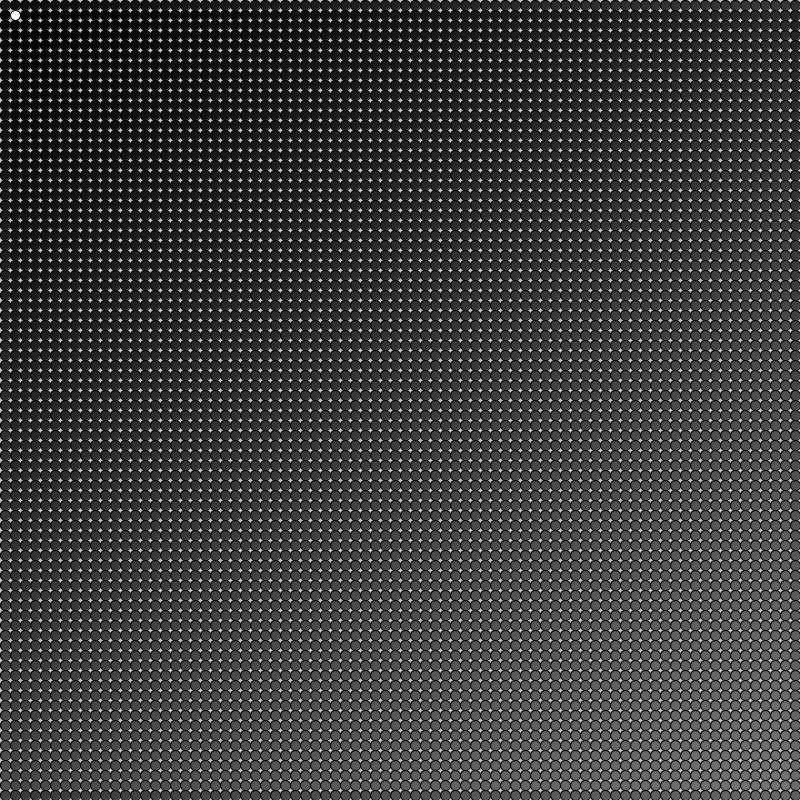
Frame 1 (no input)
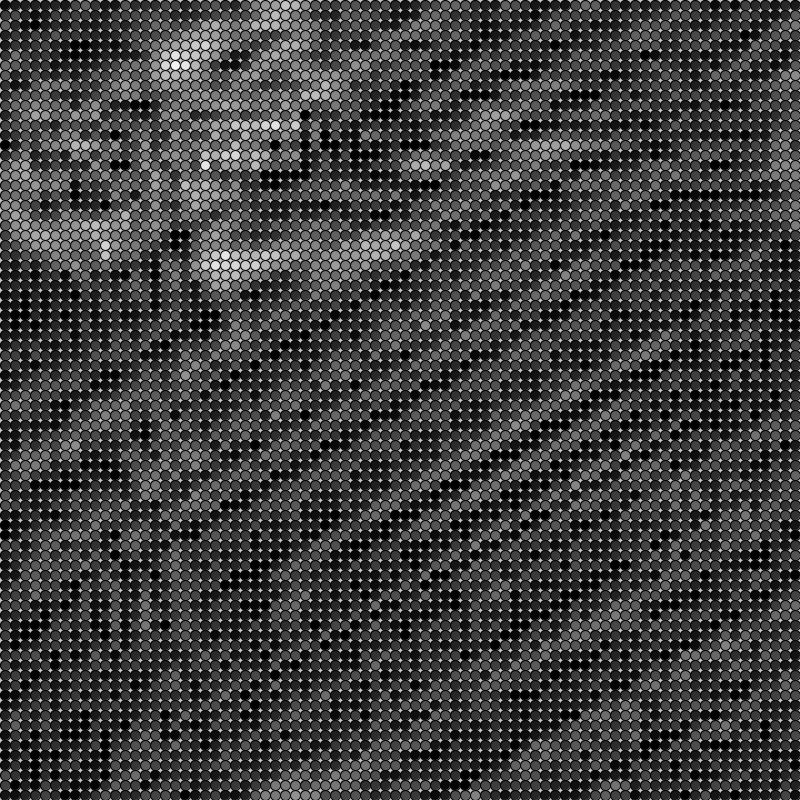
Frame 60 (the mouse pressed at the canvas centre just before this capture)
Frame 120 (the mouse held since frame 60 and released just before this capture): identical to frame 60, image omitted

The Processing sketch that drew these frames (run headless with seeded random() and noise(); from frame 60 on, the mouse is pressed at the canvas centre):

// Processing sketch: generativeart_27
// ── generativeart_27.pde
Cell[][] cellArray;
int cellSize = 10;
int numx, numy;

void setup() {
  size(800, 800);
  numx = floor(width/cellSize);
  numy = floor(height/cellSize);
  restart();
}

void restart() {
  cellArray = new Cell[numx][numy];
  for (int x = 0; x < numx; x++) {
    for (int y = 0; y < numy; y++) {
      Cell newCell = new Cell(x, y);
      cellArray[x][y] = newCell;
    }
  }

  for (int x = 0; x < numx; x++) {
    for (int y = 0; y < numy; y++) {
      int above = y - 1;
      int below = y + 1;
      int left = x - 1;
      int right = x + 1;

      if (above < 0)  above = numy - 1;
      if (below == numy) below = 0;
      if (left < 0) left = numx - 1;
      if (right == numx) right = 0;

      cellArray[x][y].addNeighbour(cellArray[left][above]);
      cellArray[x][y].addNeighbour(cellArray[left][y]);
      cellArray[x][y].addNeighbour(cellArray[left][below]);
      cellArray[x][y].addNeighbour(cellArray[x][below]);
      cellArray[x][y].addNeighbour(cellArray[right][below]);
      cellArray[x][y].addNeighbour(cellArray[right][y]);
      cellArray[x][y].addNeighbour(cellArray[right][above]);
      cellArray[x][y].addNeighbour(cellArray[x][above]);
    }
  }
}

void draw() {
  background(200);

  for (int x = 0; x < numx; x++) {
    for (int y = 0; y < numy; y++) {
      cellArray[x][y].calcNextState();
    }
  }

  translate(cellSize/2, cellSize/2);

  for (int x = 0; x < numx; x++) {
    for (int y = 0; y < numy; y++) {
      cellArray[x][y].drawMe();
    }
  }
}

void mousePressed() {
  restart();
}

class Cell {
  float x, y;
  float state;
  float nextState;
  float lastState = 0;
  Cell[] neighbors;

  Cell(float ex, float why) {
    x = ex * cellSize;
    y = why * cellSize;

    nextState = ((x/500) + (y/300)) * 14;
    state = nextState;
    neighbors = new Cell[0];
  }

  void addNeighbour(Cell cell) {
    neighbors = (Cell[])append(neighbors, cell);
  }

  void calcNextState() {
    float total = 0;
    for (int i = 0; i < neighbors.length; i++) {
      total += neighbors[i].state;
    }
    float average = int(total/8);

    if (average == 255) {
      nextState = 0;
    } else if (average == 0) {
      nextState = 255;
    } else {
      nextState = state + average;
      if (lastState > 0) { nextState -= lastState; }
      if (nextState > 255) { nextState = 255; }
      else if (nextState < 0) { nextState = 0; }
    }
    lastState = state;
  }

  

  void drawMe() {
    state = nextState;
    stroke(0);
    fill(state);
    ellipse(x, y, cellSize, cellSize);
  }
}
